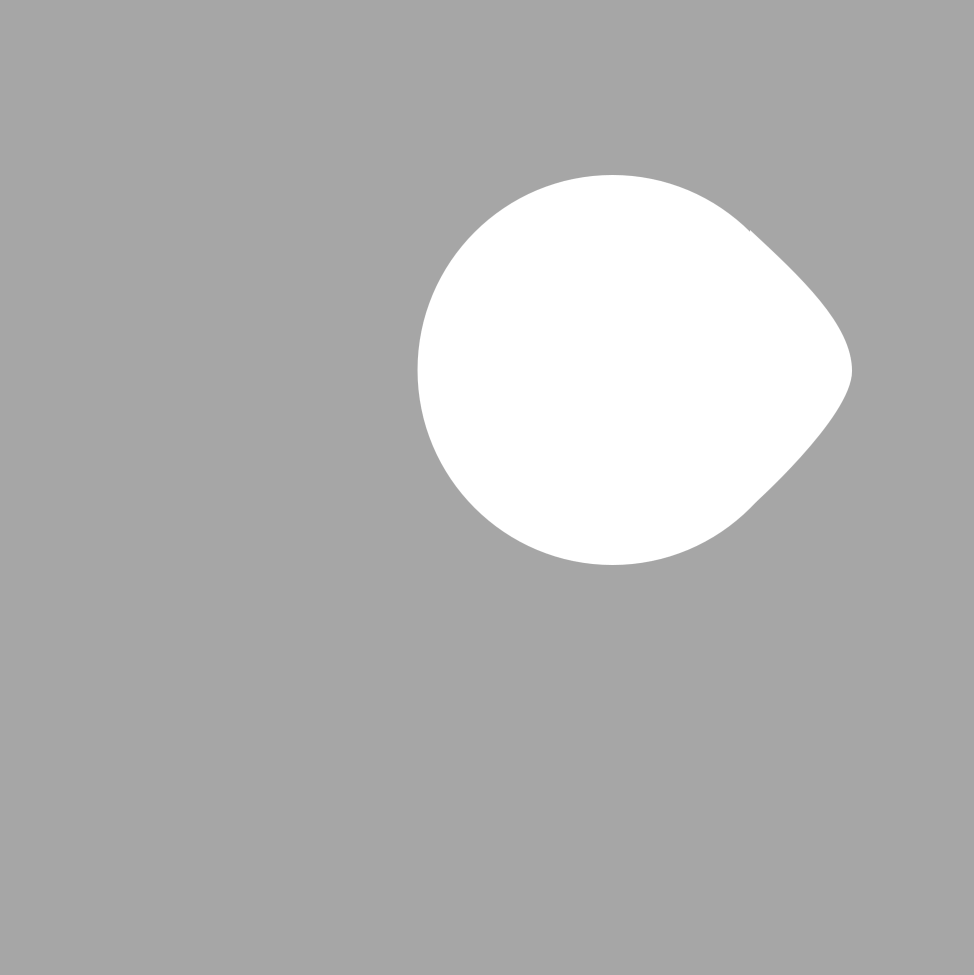
#> input picture Ei4.png, 1948 x 1949 px (shown at 1/2 size)
$ python Polarabstandsprojektion.py
#> lines starting #> are read from the running program, lines starting #| are printed output that depends on the picture; after the words box and inside, x2 and y2 are one past the last pixel; in counts of white or black regions, pixels touching at a corner belong together
import cv2
import numpy as np
import matplotlib.pyplot as plt
from matplotlib.animation import FuncAnimation
from matplotlib.gridspec import GridSpec
from matplotlib.widgets import Button

class PolarDistanceProjection:
    def __init__(self):
        self.img_original = None
        self.img_gray = None
        self.img_binary = None
        self.img_distance = None
        self.object_center = None
        self.thetas = None
        self.radii = None
        self.dominant_frequency = None
        self.phase = None
        self.orientation_deg = None

    def load_image(self, filepath):
#> called with filepath = 'Ei4.png'
        self.img_original = cv2.imread(filepath)
#> self.img_original is the input picture: shape (1949, 1948, 3); min 166, max 255, mean 177.8

    def img_to_gray(self):
        self.img_gray = cv2.cvtColor(self.img_original, cv2.COLOR_BGR2GRAY)

    def img_to_binary(self, threshold=166):
        # ToDo: Otsu as parameter, if images are more complex
#> called with threshold = 166
        _, self.img_binary = cv2.threshold(self.img_gray, threshold, 255, cv2.THRESH_BINARY)
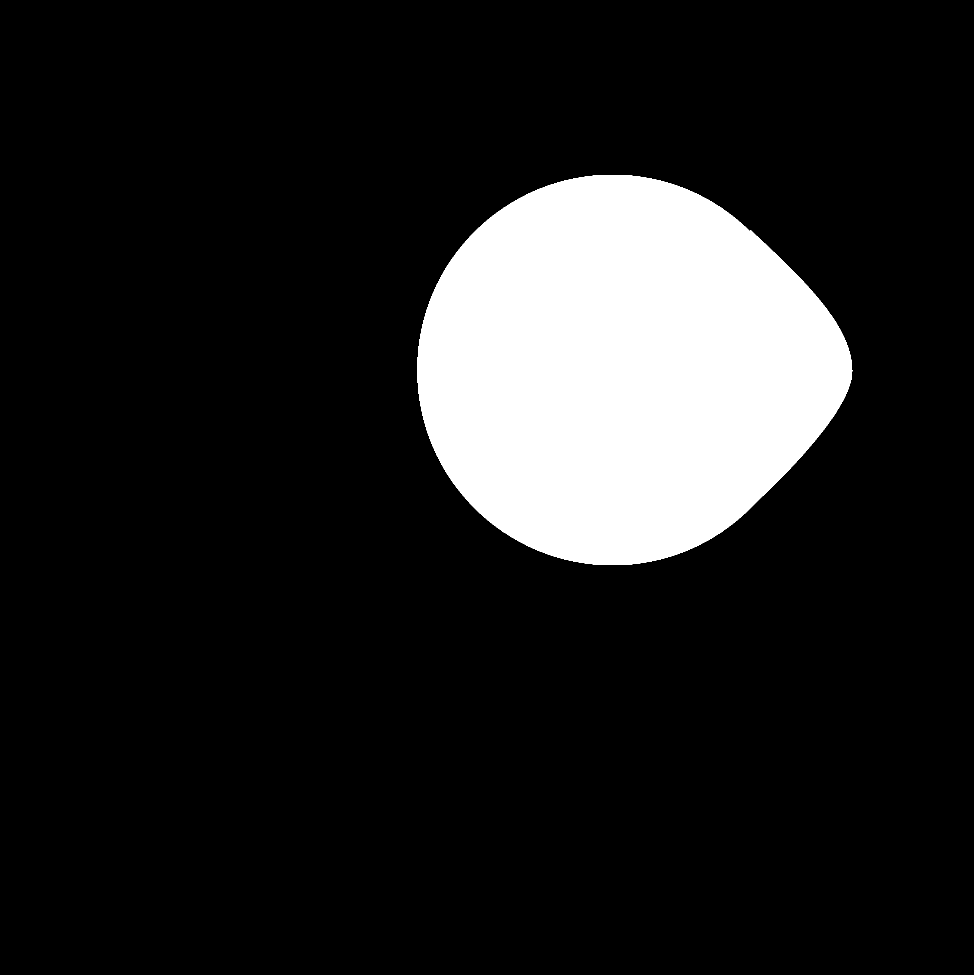
#> self.img_binary: shape (1949, 1948) (shown at 1/2 size); 13.3% white; 1 white region, box (x1, y1, x2, y2) and area: (835, 350, 1705, 1130) 504890
        self.img_binary = (self.img_binary > 0).astype(np.uint8)

    def calculate_distance_transform(self):
        self.img_distance = cv2.distanceTransform(self.img_binary, cv2.DIST_L2, 5)
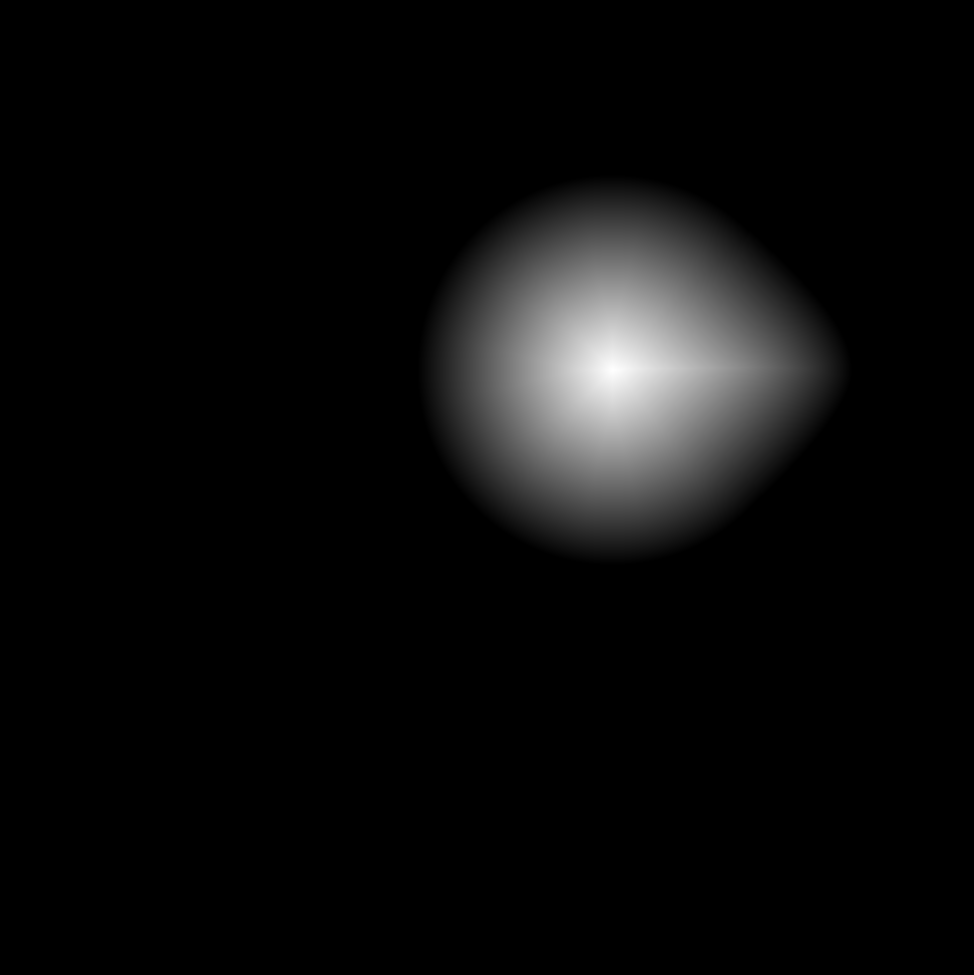
#> self.img_distance: shape (1949, 1948) float32 (shown at 1/2 size); min 0, max 383.7, mean 17.4; drawn with min black and max white

    def find_center(self):
        min_val, max_val, min_loc, max_loc = cv2.minMaxLoc(self.img_distance)
#> min_val = 0; max_val = 383.7; min_loc = (0, 0); max_loc = (1225, 739)
        self.object_center = np.array([int(max_loc[0]), int(max_loc[1])], dtype=np.int32)
#> self.object_center = [1225, 739]

    def polar_projection(self, n_angles=360, max_radius=2000):
#> called with n_angles = 360, max_radius = 2000
        h, w = self.img_binary.shape
#> h = 1949; w = 1948
        self.thetas = np.linspace(0, 2*np.pi, n_angles, endpoint=False)
        self.radii = np.zeros(n_angles)

        for i, theta in enumerate(self.thetas):
            dx = np.cos(theta)
            dy = np.sin(theta)

            for r in range(0, max_radius):
                x = int(self.object_center[0] + r*dx)
                y = int(self.object_center[1] + r*dy)

                if x < 0 or x >= w or y < 0 or y >= h:
                    self.radii[i] = r
                    break

                if self.img_binary[y, x] == 0:
                    self.radii[i] = r
                    break
#> after the loop, self.radii = 360 values, max 480 at index 1, min 389 at index 266, mean 400.7

    def smooth_radii(self, kernel_size=7):
#> called with kernel_size = 7
        self.radii = np.convolve(self.radii, np.ones(kernel_size)/kernel_size, mode='same')
#> self.radii = 360 values, max 476.4 at index 3, min 273.4 at index 359, mean 398.5

    def analyze_frequencies(self, methdod='fft'):
#> called with methdod = 'fft'
        if methdod == "peak":
            idx = np.argmax(self.radii)
            angle = np.rad2deg(self.thetas[idx]) % 360

            self.dominant_frequency = None
            self.phase = None
            self.orientation_deg = angle
            return

        r = self.radii - np.mean(self.radii)
#> r = 360 values, max 77.97 at index 3, min -125 at index 359, mean 5.27e-14
        F = np.fft.fft(r)

        absolute_frequency_amplitudes = np.abs(F[:len(F)//2])
#> absolute_frequency_amplitudes = 180 values, max 2536.2 at index 1, min 1.89e-11 at index 0, mean 231.5
        absolute_frequency_amplitudes[0] = 0

        self.dominant_frequency = np.argmax(absolute_frequency_amplitudes)
#> self.dominant_frequency = 1
        self.phase = np.angle(F[self.dominant_frequency])
#> self.phase = -0.0438
        orientation = -self.phase / self.dominant_frequency
#> orientation = 0.0438
        self.orientation_deg = np.rad2deg(orientation) % 360
#> self.orientation_deg = 2.51

    def print_results(self):
        print(f"Dominante Frequenz k = {self.dominant_frequency}")
#| Dominante Frequenz k = 1
        # print(f"Phase = {self.phase:.3f} rad")
        print(f"Geschätzte Orientierung = {self.orientation_deg:.2f}°")
#| Geschätzte Orientierung = 2.51°


    def visualize(self):
        fig = plt.figure(figsize=(16, 9))
        gs = GridSpec(2, 4, figure=fig)

        ax1 = fig.add_subplot(gs[0, 0])
        ax1.set_title("Original Image")
        ax1.imshow(cv2.cvtColor(self.img_original, cv2.COLOR_BGR2RGB))

        ax2 = fig.add_subplot(gs[0, 1])
        ax2.set_title("Binary Image")
        ax2.imshow(self.img_binary, cmap='gray')
        ax2.axis('off')

        ax3 = fig.add_subplot(gs[0, 2])
        ax3.set_title("Distance Transform")
        ax3.imshow(self.img_distance, cmap='gray')
        ax3.axis('off')

        ax4 = fig.add_subplot(gs[0, 3])
        ax4.set_title("Distance Transform")
        ax4.imshow(self.img_distance, cmap='jet')
        ax4.axis('off')

        ax5 = fig.add_subplot(gs[1, 0])
        ax5.set_title("Object Center")
        img_centered = self.img_original.copy()
        cv2.circle(img_centered, tuple(self.object_center), 20, (0, 0, 255), -1)
#> img_centered: shape (1949, 1948, 3); 0.03% of pixels changed, all inside (x1, y1, x2, y2) = (1205, 719, 1246, 760)
        cv2.putText(
            img_centered,
            f"Center: {self.object_center[0]}, {self.object_center[1]}",
            (10, 120),
            cv2.FONT_HERSHEY_SIMPLEX,
            4, (0, 0, 255), 5
        )
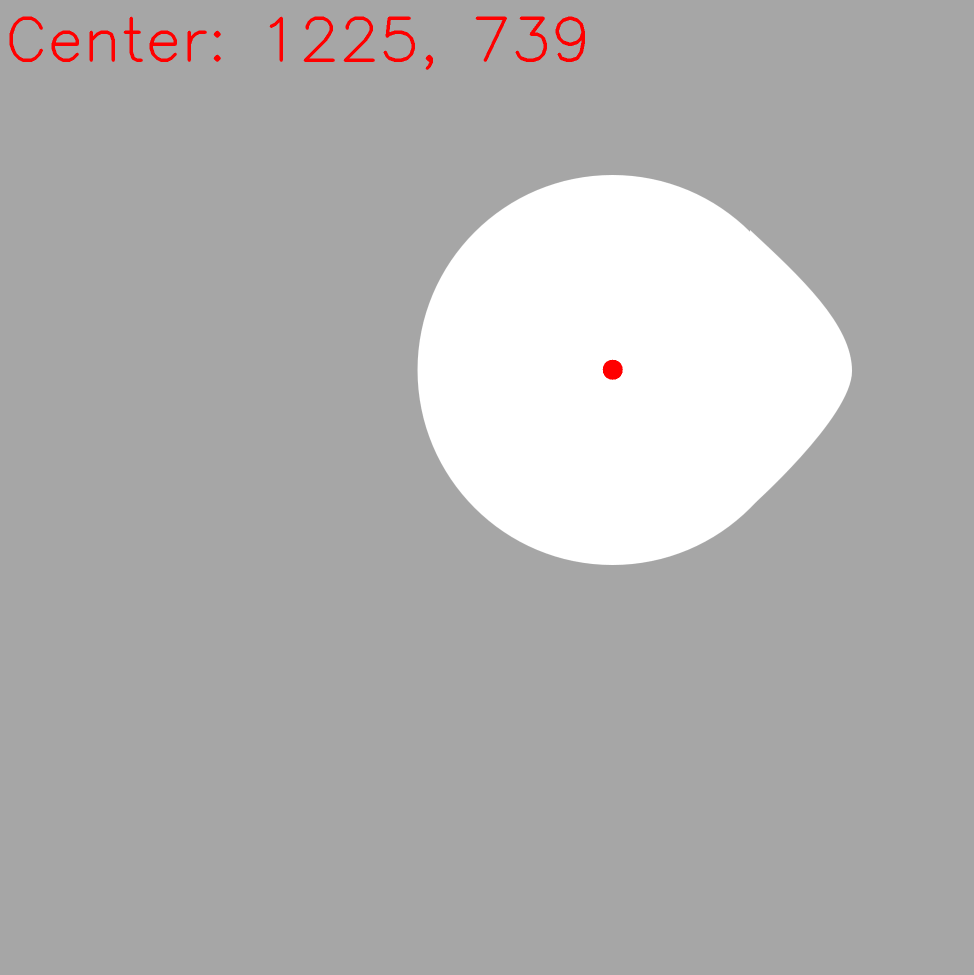
#> img_centered: shape (1949, 1948, 3) (shown at 1/2 size); mean B, G, R 177, 177, 178.2
        ax5.imshow(cv2.cvtColor(img_centered, cv2.COLOR_BGR2RGB))
        ax5.axis('off')

        ax6 = fig.add_subplot(gs[1, 1])
        ax6.set_title("Orientation Line")
        img_oriented = self.img_original.copy()
        length = 300
        cx, cy = self.object_center
#> cx = 1225; cy = 739
        if self.dominant_frequency is None:
            angle_rad = np.deg2rad(self.orientation_deg)
        else:
            angle_rad = -self.phase / self.dominant_frequency
#> angle_rad = 0.0438
        x2 = int(cx + length * np.cos(angle_rad))
#> x2 = 1524
        y2 = int(cy + length * np.sin(angle_rad))
#> y2 = 752
        cv2.arrowedLine(img_oriented, (cx, cy), (x2, y2), (0, 0, 255), 20)
        cv2.putText(
            img_oriented,
            f"Orientation: {self.orientation_deg:.1f}",
            (10, 120),
            cv2.FONT_HERSHEY_SIMPLEX,
            4, (0, 0, 255), 5
        )
        ax6.imshow(cv2.cvtColor(img_oriented, cv2.COLOR_BGR2RGB))
        ax6.axis('off')

        ax7 = fig.add_subplot(gs[1, 2:4])
        ax7.set_title("Polar Distance Projection")
        ax7.plot(np.rad2deg(self.thetas), self.radii)
        ax7.axvline(self.orientation_deg, color='r', linewidth=2)
        ax7.set_xlabel("Angle (degrees)")
        ax7.set_ylabel("Radius")
        ax7.grid()

        plt.show()
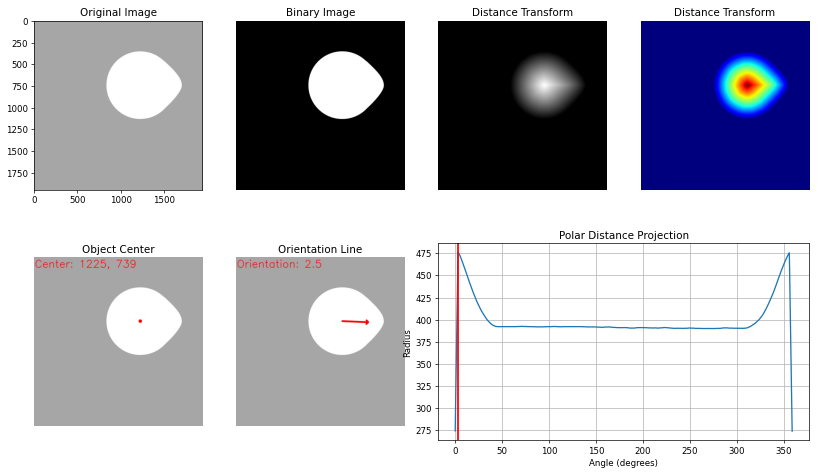
#> figure drawn by matplotlib, 7 panels; panel 7: curve peaks at x = 3, y = 476.4

    def animate_live(self, interval=1):

#> called with interval = 1
        if self.radii is None or self.thetas is None:
            raise ValueError("Bitte vorher polar_projection() ausführen.")

        img_rgb = cv2.cvtColor(self.img_original, cv2.COLOR_BGR2RGB)
        img_bin = self.img_binary

        h, w = img_bin.shape
#> h = 1949; w = 1948
        cx, cy = self.object_center
#> cx = 1225; cy = 739

        thetas = self.thetas
        radii = self.radii.copy()
#> radii has the same summary as self.radii in smooth_radii

        max_r = np.max(radii) * 1.1
#> max_r = 524.1

        fig, (ax_img, ax_plot) = plt.subplots(1, 2, figsize=(16, 7))
        plt.subplots_adjust(bottom=0.2)  # Platz für Buttons

        ax_img.set_title("Sampling")
        ax_img.imshow(img_rgb)
        ax_img.plot(cx, cy, "ro")
        ax_img.axis("off")

        line_beam, = ax_img.plot([], [], "g-", linewidth=3)
        dot_end, = ax_img.plot([], [], "bo", markersize=10)

        ax_plot.set_title("Polar Distance Projection")
        ax_plot.set_xlim(0, 360)
        ax_plot.set_ylim(0, max_r)
        ax_plot.set_xlabel("Angle [°]")
        ax_plot.set_ylabel("Radius")
        ax_plot.grid()

        line_live, = ax_plot.plot([], [], "r-")

        anim_running = False
        frame = 0

        def update(_):
            nonlocal frame

            if not anim_running:
                return line_beam, dot_end, line_live

            if frame >= len(thetas):
                return line_beam, dot_end, line_live

            theta = thetas[frame]
            r = radii[frame]

            dx, dy = np.cos(theta), np.sin(theta)
            x2 = cx + r * dx
            y2 = cy + r * dy

            line_beam.set_data([cx, x2], [cy, y2])
            dot_end.set_data([x2], [y2])

            angles_deg = np.rad2deg(thetas[:frame+1])
            line_live.set_data(angles_deg, radii[:frame+1])

            frame += 1
            return line_beam, dot_end, line_live

        anim = FuncAnimation(
            fig,
            update,
            interval=interval,
            blit=True
        )

        ax_button_start = plt.axes([0.3, 0.05, 0.15, 0.07])
        btn_start = Button(ax_button_start, 'Start / Pause')

        ax_button_reset = plt.axes([0.55, 0.05, 0.15, 0.07])
        btn_reset = Button(ax_button_reset, 'Restart')

        def start_pause(event):
            nonlocal anim_running
            anim_running = not anim_running

        def restart(event):
            nonlocal frame, anim_running
            frame = 0
            anim_running = False
            line_beam.set_data([], [])
            dot_end.set_data([], [])
            line_live.set_data([], [])
            fig.canvas.draw_idle()

        btn_start.on_clicked(start_pause)
        btn_reset.on_clicked(restart)

        plt.show()
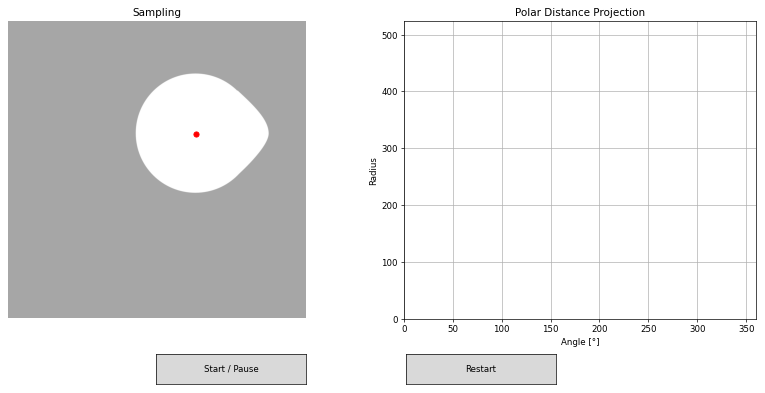
#> figure drawn by matplotlib, 2 panels


if __name__ == "__main__":
    pdp = PolarDistanceProjection()
    pdp.load_image("Ei4.png")
    pdp.img_to_gray()
    pdp.img_to_binary()
    pdp.calculate_distance_transform()
    pdp.find_center()
    pdp.polar_projection()
    pdp.smooth_radii()
    pdp.analyze_frequencies("fft")
    pdp.print_results()
    pdp.visualize()

    pdp.animate_live()
